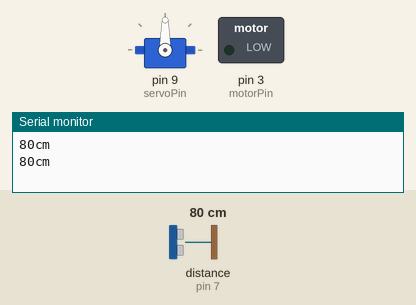
A sketch run on a simulated Arduino Uno, built with avr-gcc and run on an emulated ATmega328P. Shown: servo, switched loads named in the sketch (green lamp = pin HIGH), the last lines printed to the serial monitor. The inputs (shaded band) are chosen by the test bench; at power-on: distance to the obstacle (sensor on pin 7) 80 cm. The echo pulse lasts 58.3 µs per cm; pins used as bus, display or sensor lines are not drawn.

Above: at 7.8 s.
7.9 s: distance to the obstacle (sensor on pin 7) set to 32 cm
9.8 s: distance to the obstacle (sensor on pin 7) set to 27 cm
At 10.16 s:
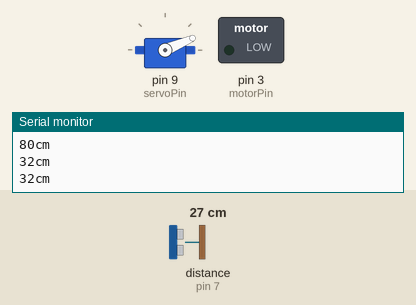
13.3 s: distance to the obstacle (sensor on pin 7) set to 35 cm
At 29.0 s:
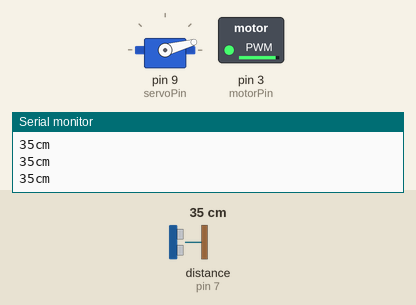
Timing chart, 0 to 54.9 s (numbered marks = the images above; inputs shaded):
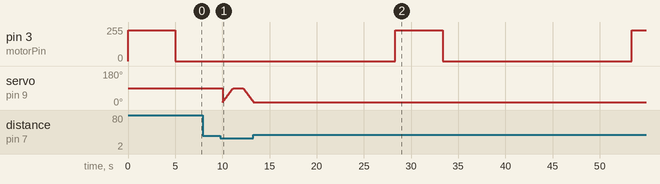

Measured:
- the behaviour switches between 30 and 29 cm on distance to the obstacle (sensor on pin 7) (found by bisection; images 0 and 1)
- after the input at 13.3 s, pin 3 (motorPin): 0/255 → 232/255 after 15.0 s, → 0/255 5.0 s later, → 232/255 20.1 s later; servo on pin 9 (servoPin): stops changing and stays 15°

The sketch:

Smart_bin.ino
```cpp
#include <Servo.h>
Servo myservo;
int trigPin = 6;
int echoPin = 7;
int motorPin = 3;
int servoPin = 9;
long duration;
long cm;
int poz;
void setup() {

  Serial.begin (9600);
  myservo.attach(servoPin);
  pinMode(trigPin, OUTPUT);
  pinMode(echoPin, INPUT);
  pinMode(motorPin, OUTPUT);
}

void loop() {


  int j = 0;
  for (j = 0; j >= 0; j++) {
    if (j % 20 == 0) {
      analogWrite(motorPin, 1000);
      delay(5000);
      analogWrite(motorPin, 0);
    } else {
      digitalWrite(trigPin, LOW);
      delayMicroseconds(5);
      digitalWrite(trigPin, HIGH);
      delayMicroseconds(10);
      digitalWrite(trigPin, LOW);
      pinMode(echoPin, INPUT);
      duration = pulseIn(echoPin, HIGH);
      cm = (duration / 2) / 29.1;
      if (cm < 30) {
        for (poz = 15; poz <= 90; poz += 1) {
          myservo.write(poz);
          delay(15);
        }
        delay(1000);
        for (poz = 90; poz >= 15; poz -= 1) {
          myservo.write(poz);
          delay(15);
        }
      } else {
        Serial.print(cm);
        Serial.println("cm");
      }
    }

    delay(1000);
  }


  delay(250);
}
```
